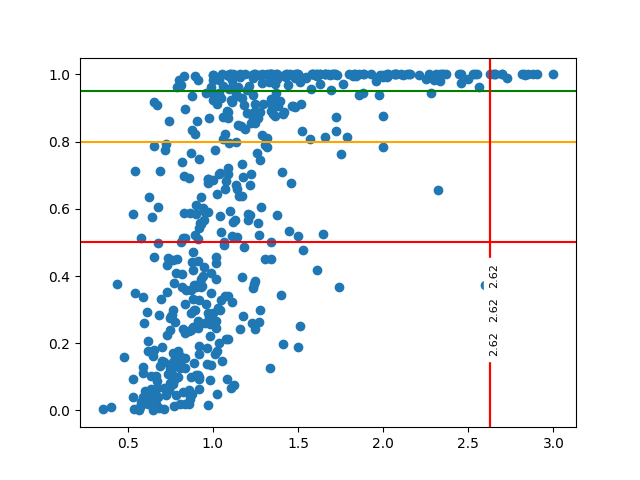

This figure's Python source:
from axisandallies.util import battle # type: ignore
from axisandallies.util import wprint
import datetime
import os
import random
import sys
import typing
from axisandallies.forces import Forces
from axisandallies.util import BattleResults

if __name__ == "__main__":
    from matplotlib import pyplot as plt

    xs = [ ]
    ys = [ ]

    min_cost_ratio_95pct = 0.0
    min_cost_ratio_80pct = 0.0
    min_cost_ratio_50pct = 0.0

    for i in range(0, 500):
        a = Forces()
        d = Forces()

        while not len(d):
            d.I = random.randint(0, 9)
            d.A = random.randint(0, 6)
            d.F = random.randint(0, 4)
            d.B = random.randint(0, 2)
    
        arange = (max(int(0.8*len(d)), 1), int(4.0*len(d)))

        while len(a) < arange[0] or len(a) > arange[1] or a.total_cost() > d.total_cost()*3.0:
            a.I = random.randint(0, 9)
            a.A = random.randint(0, 6)
            a.B = random.randint(0, 2)
            a.F = random.randint(0, 4)

        battle_results = BattleResults(a, d)
        battle(a, d, results=battle_results)

        cost_ratio = a.total_cost()/d.total_cost()
        prob = battle_results.attack_prob()

        if cost_ratio > 1.5 and prob < 0.5:
            print(f"{a} versus {d} only won {prob:.2f}")

        if prob < 0.95:
            min_cost_ratio_95pct = max(min_cost_ratio_95pct, cost_ratio)
        if prob < 0.80:
            min_cost_ratio_80pct = max(min_cost_ratio_80pct, cost_ratio)
        if prob < 0.50:
            min_cost_ratio_50pct = max(min_cost_ratio_50pct, cost_ratio)

        xs.append(cost_ratio)
        ys.append(prob)

    # Now get the cost ratio that was next above the highest failure
    min_cost_ratio_95pct = min([cr for cr in xs if cr > min_cost_ratio_95pct])
    min_cost_ratio_80pct = min([cr for cr in xs if cr > min_cost_ratio_80pct])
    min_cost_ratio_50pct = min([cr for cr in xs if cr > min_cost_ratio_50pct])

    # Draw some horizontal lines to indicate threshold values
    plt.axhline(y=0.95, color="green")
    plt.axhline(y=0.80, color="orange")
    plt.axhline(y=0.50, color="red")
    plt.axvline(x=min_cost_ratio_80pct, color="orange")
    plt.axvline(x=min_cost_ratio_95pct, color="green")
    plt.axvline(x=min_cost_ratio_50pct, color="red")

    # Label the 50% and 80% values
    FONTSIZE = 8
    plt.text(min_cost_ratio_80pct, 0.2, f"{min_cost_ratio_80pct:.2f}", fontsize=FONTSIZE, va='center', ha='left', backgroundcolor='w', rotation="vertical")
    plt.text(min_cost_ratio_50pct, 0.3, f"{min_cost_ratio_50pct:.2f}", fontsize=FONTSIZE, va='center', ha='left', backgroundcolor='w', rotation="vertical")
    plt.text(min_cost_ratio_95pct, 0.4, f"{min_cost_ratio_95pct:.2f}", fontsize=FONTSIZE, va='center', ha='left', backgroundcolor='w', rotation="vertical")



    plt.scatter(xs, ys)
    plt.savefig("ex_cost.png")

    print(f"Lowest cost_ratio for perfect wins = {min_cost_ratio_95pct:.2f}")
    print(f"Lowest cost_ratio for 80% wins     = {min_cost_ratio_80pct:.2f}")
    print(f"Lowest cost_ratio for 50% wins     = {min_cost_ratio_50pct:.2f}")
